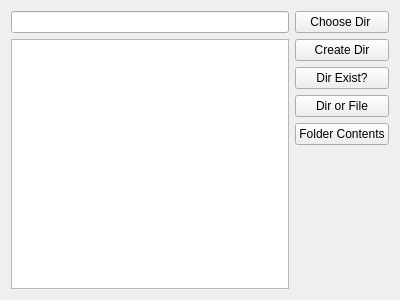
<?xml version="1.0" encoding="UTF-8"?>
<ui version="4.0">
 <class>Widget</class>
 <widget class="QWidget" name="Widget">
  <property name="geometry">
   <rect>
    <x>0</x>
    <y>0</y>
    <width>400</width>
    <height>300</height>
   </rect>
  </property>
  <property name="windowTitle">
   <string>Widget</string>
  </property>
  <layout class="QHBoxLayout" name="horizontalLayout">
   <item>
    <layout class="QVBoxLayout" name="verticalLayout">
     <item>
      <widget class="QLineEdit" name="lineEdit"/>
     </item>
     <item>
      <widget class="QListWidget" name="listWidget"/>
     </item>
    </layout>
   </item>
   <item>
    <layout class="QVBoxLayout" name="verticalLayout_2">
     <item>
      <widget class="QPushButton" name="chooseDirButton">
       <property name="text">
        <string>Choose Dir </string>
       </property>
      </widget>
     </item>
     <item>
      <widget class="QPushButton" name="createDirButton">
       <property name="text">
        <string>Create Dir</string>
       </property>
      </widget>
     </item>
     <item>
      <widget class="QPushButton" name="dirExistButton">
       <property name="text">
        <string>Dir Exist?</string>
       </property>
      </widget>
     </item>
     <item>
      <widget class="QPushButton" name="dirOrFileButton">
       <property name="text">
        <string>Dir or File</string>
       </property>
      </widget>
     </item>
     <item>
      <widget class="QPushButton" name="folderContentsButton">
       <property name="text">
        <string>Folder Contents</string>
       </property>
      </widget>
     </item>
     <item>
      <spacer name="verticalSpacer">
       <property name="orientation">
        <enum>Qt::Vertical</enum>
       </property>
       <property name="sizeHint" stdset="0">
        <size>
         <width>20</width>
         <height>40</height>
        </size>
       </property>
      </spacer>
     </item>
    </layout>
   </item>
  </layout>
 </widget>
 <layoutdefault spacing="6" margin="11"/>
 <resources/>
 <connections/>
</ui>
